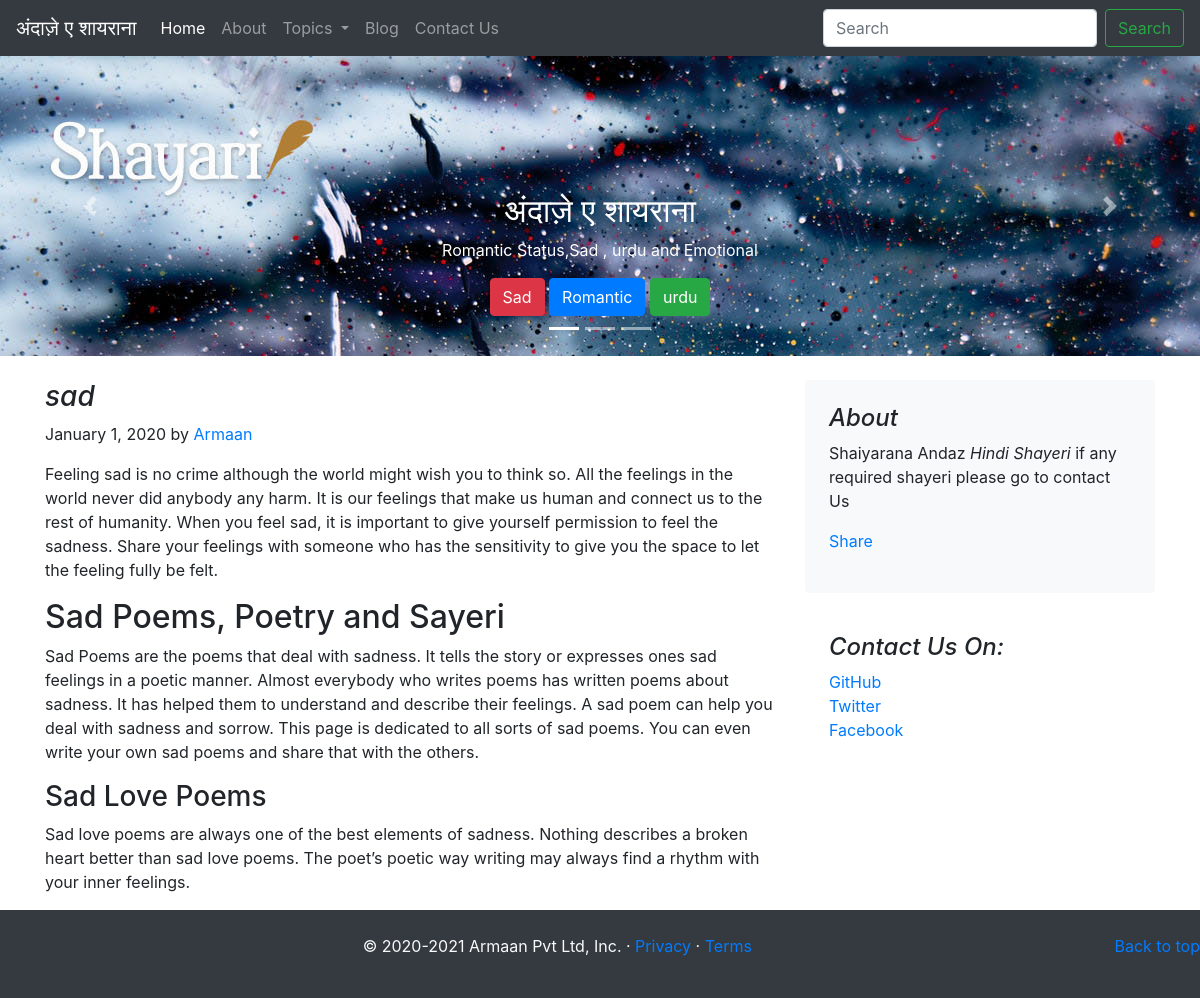
The page /blog/blogpost/1 on the database its author committed.
### blog/models.py (models this page shows)
class Blogpost(models.Model):
    post_id = models.AutoField(primary_key=True)
    title = models.CharField(max_length=5000)
    head0 = models.CharField(max_length=500,default="")
    c_head0 = models.CharField(max_length=5000,default="")
    head1 = models.CharField(max_length=500,default="")
    c_head1 = models.CharField(max_length=5000,default="")
    head2 = models.CharField(max_length=500,default="")
    c_head2 = models.CharField(max_length=5000,default="")
    pub_date = models.DateField()
    thumbnail = models.ImageField(upload_to='blog/img')
    def __str__(self):
        return self.title

### blog/views.py (the view)
# urls.py: path('blogpost/<int:id>', views.blogpost, name='blogPost'),
def blogpost(request, id):
    post = Blogpost.objects.filter(post_id = id)[0]
    print(post)
    return render(request,'blog/blogpost.html', {'post':post})

### blog/templates/blog/blogpost.html (shortened to what this page needs)
{% extends 'blog/index.html' %}
{% block img %}
<img src="/static/img/1.jpg" alt="">
{% endblock img %}
{% block body %}
<div class="container">
    <div class="row mt-4">
        <div class="col-md-8 blog-main">
          <h3 class="font-italic">
            {{post.title}}
          </h3>
          <div class="blog-post">
            <p class="blog-post-meta">January 1, 2020 by <a href="#">Armaan</a></p>
            <p>{{post.c_head0}}</p>
            <h2>{{post.head1}}</h2>
            <p>{{post.c_head1}}</p>
            <h3>{{post.head2}}</h3>
            <p>{{post.c_head2}}</p>
          </div>
        </div>
        <aside class="col-md-4 blog-sidebar">
          <div class="p-4 mb-3 bg-light rounded">
            <h4 class="font-italic">About</h4>
            <p class="mb-0">Shaiyarana Andaz <em>Hindi Shayeri</em> if any  required  shayeri please go to contact Us</p>
            <div class="my-3 fb-share-button" data-href="http://127.0.0.1:8000/blog/blogpost/{{post.post_id}}" data-layout="button_count" data-size="large"><a target="_blank" href="https://www.facebook.com/sharer/sharer.php?u=http%3A%2F%2F127.0.0.1%3A8000%2Fblog%2Fblogpost%2F1&amp;src=sdkpreparse" class="fb-xfbml-parse-ignore">Share</a></div>
          </div>
          <div class="p-4">
            <h4 class="font-italic">Contact Us On:</h4>
            <ol class="list-unstyled">
              <li><a href="#">GitHub</a></li>
              <li><a href="#">Twitter</a></li>
              <li><a href="#">Facebook</a></li>
            </ol>
          </div>
        </aside>
      </div>
</div>
{% endblock body %}

### rows shown on the page
Blogpost: title "sad", c_head0 "Feeling sad is no crime although the world might wish you to think so. All the feelings in the world never did anybody any harm. It is our feelings that make us human and connect us to the rest of humanity. When you feel sad, it is important to give yourself permission to feel the sadness. Share your feelings with someone who has the sensitivity to give you the space to let the feeling fully be felt.", head1 "Sad Poems, Poetry and Sayeri", c_head1 "Sad Poems are the poems that deal with sadness. It tells the story or expresses ones sad feelings in a poetic manner. Almost everybody who writes poems has written poems about sadness. It has helped them to understand and describe their feelings. A sad poem can help you deal with sadness and sorrow. This page is dedicated to all sorts of sad poems. You can even write your own sad poems and share that with the others.", head2 "Sad Love Poems", c_head2 "Sad love poems are always one of the best elements of sadness. Nothing describes a broken heart better than sad love poems. The poet’s poetic way writing may always find a rhythm with your inner feelings."
